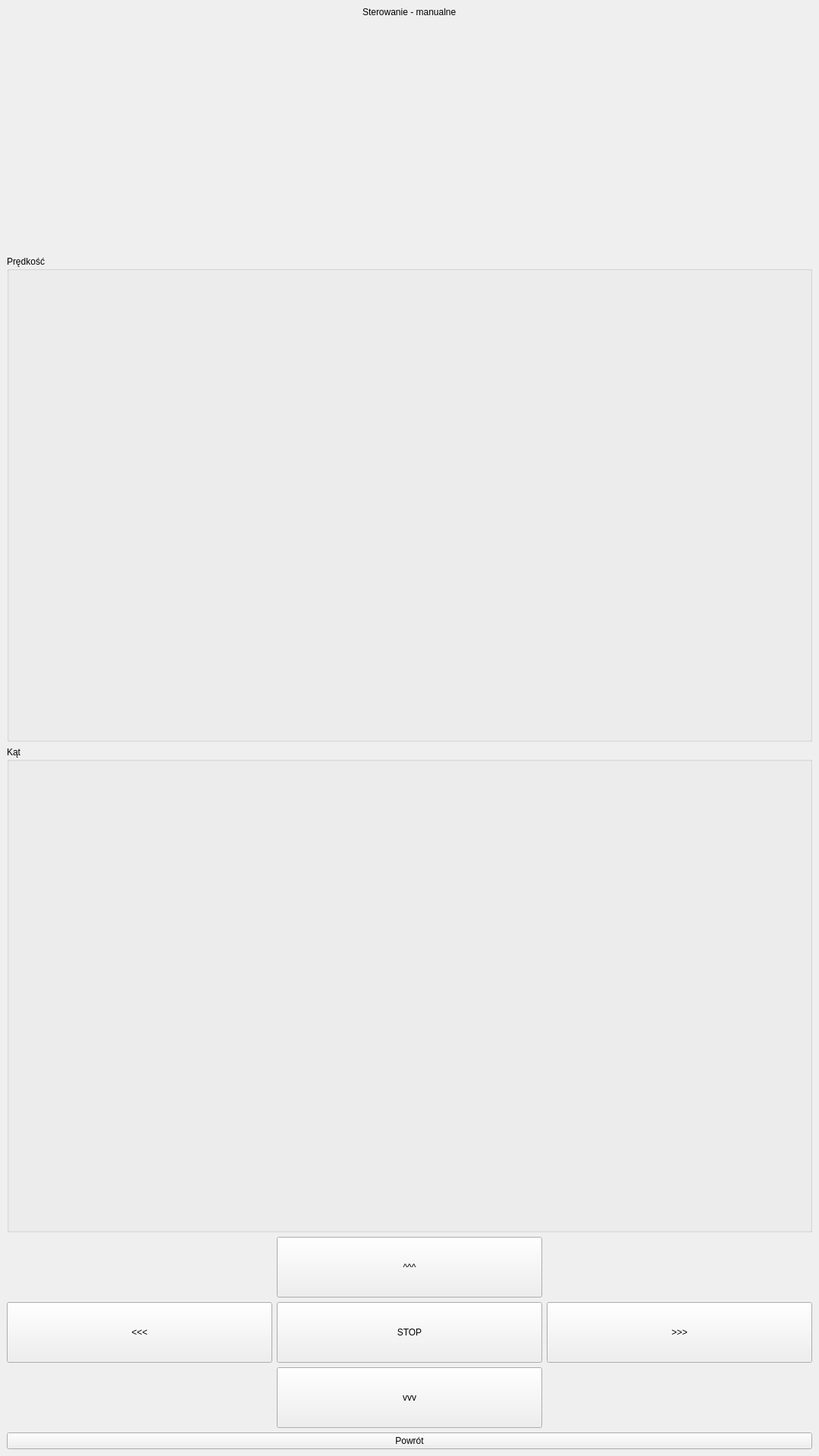
<?xml version="1.0" encoding="UTF-8"?>
<ui version="4.0">
 <class>ManualSteeringWindow</class>
 <widget class="QMainWindow" name="ManualSteeringWindow">
  <property name="geometry">
   <rect>
    <x>0</x>
    <y>0</y>
    <width>1080</width>
    <height>1920</height>
   </rect>
  </property>
  <property name="windowTitle">
   <string>MainWindow</string>
  </property>
  <widget class="QWidget" name="centralwidget">
   <layout class="QVBoxLayout" name="verticalLayout_2">
    <item alignment="Qt::AlignHCenter">
     <widget class="QLabel" name="label">
      <property name="text">
       <string>Sterowanie - manualne</string>
      </property>
     </widget>
    </item>
    <item>
     <spacer name="verticalSpacer">
      <property name="orientation">
       <enum>Qt::Vertical</enum>
      </property>
      <property name="sizeHint" stdset="0">
       <size>
        <width>20</width>
        <height>40</height>
       </size>
      </property>
     </spacer>
    </item>
    <item>
     <widget class="QGroupBox" name="groupBox_2">
      <property name="title">
       <string>Prędkość</string>
      </property>
      <layout class="QGridLayout" name="gridLayout_3">
       <item row="0" column="0">
        <widget class="QCustomPlot" name="plotSpeed" native="true">
         <property name="minimumSize">
          <size>
           <width>0</width>
           <height>600</height>
          </size>
         </property>
        </widget>
       </item>
      </layout>
     </widget>
    </item>
    <item>
     <widget class="QGroupBox" name="groupBox">
      <property name="title">
       <string>Kąt</string>
      </property>
      <layout class="QGridLayout" name="gridLayout_2">
       <item row="0" column="0">
        <widget class="QCustomPlot" name="plotAngle" native="true">
         <property name="sizePolicy">
          <sizepolicy hsizetype="Preferred" vsizetype="Preferred">
           <horstretch>0</horstretch>
           <verstretch>0</verstretch>
          </sizepolicy>
         </property>
         <property name="minimumSize">
          <size>
           <width>0</width>
           <height>600</height>
          </size>
         </property>
        </widget>
       </item>
      </layout>
     </widget>
    </item>
    <item>
     <layout class="QGridLayout" name="gridLayout">
      <item row="0" column="1">
       <widget class="QPushButton" name="pushButtonFwd">
        <property name="sizePolicy">
         <sizepolicy hsizetype="Minimum" vsizetype="Fixed">
          <horstretch>0</horstretch>
          <verstretch>0</verstretch>
         </sizepolicy>
        </property>
        <property name="minimumSize">
         <size>
          <width>200</width>
          <height>80</height>
         </size>
        </property>
        <property name="text">
         <string>^^^</string>
        </property>
       </widget>
      </item>
      <item row="2" column="1">
       <widget class="QPushButton" name="pushButtonBwd">
        <property name="sizePolicy">
         <sizepolicy hsizetype="Minimum" vsizetype="Fixed">
          <horstretch>0</horstretch>
          <verstretch>0</verstretch>
         </sizepolicy>
        </property>
        <property name="minimumSize">
         <size>
          <width>200</width>
          <height>80</height>
         </size>
        </property>
        <property name="text">
         <string>vvv</string>
        </property>
       </widget>
      </item>
      <item row="1" column="1">
       <widget class="QPushButton" name="pushButtonStop">
        <property name="sizePolicy">
         <sizepolicy hsizetype="Minimum" vsizetype="Fixed">
          <horstretch>0</horstretch>
          <verstretch>0</verstretch>
         </sizepolicy>
        </property>
        <property name="minimumSize">
         <size>
          <width>200</width>
          <height>80</height>
         </size>
        </property>
        <property name="text">
         <string>STOP</string>
        </property>
       </widget>
      </item>
      <item row="1" column="0">
       <widget class="QPushButton" name="pushButtonLeft">
        <property name="sizePolicy">
         <sizepolicy hsizetype="Minimum" vsizetype="Fixed">
          <horstretch>0</horstretch>
          <verstretch>0</verstretch>
         </sizepolicy>
        </property>
        <property name="minimumSize">
         <size>
          <width>200</width>
          <height>80</height>
         </size>
        </property>
        <property name="text">
         <string>&lt;&lt;&lt;</string>
        </property>
       </widget>
      </item>
      <item row="1" column="2">
       <widget class="QPushButton" name="pushButtonRight">
        <property name="sizePolicy">
         <sizepolicy hsizetype="Minimum" vsizetype="Fixed">
          <horstretch>0</horstretch>
          <verstretch>0</verstretch>
         </sizepolicy>
        </property>
        <property name="minimumSize">
         <size>
          <width>200</width>
          <height>80</height>
         </size>
        </property>
        <property name="text">
         <string>&gt;&gt;&gt;</string>
        </property>
       </widget>
      </item>
     </layout>
    </item>
    <item>
     <widget class="QPushButton" name="pushButtonReturn">
      <property name="text">
       <string>Powrót</string>
      </property>
     </widget>
    </item>
   </layout>
  </widget>
 </widget>
 <customwidgets>
  <customwidget>
   <class>QCustomPlot</class>
   <extends>QWidget</extends>
   <header>qcustomplot.h</header>
   <container>1</container>
  </customwidget>
 </customwidgets>
 <resources/>
 <connections/>
</ui>
